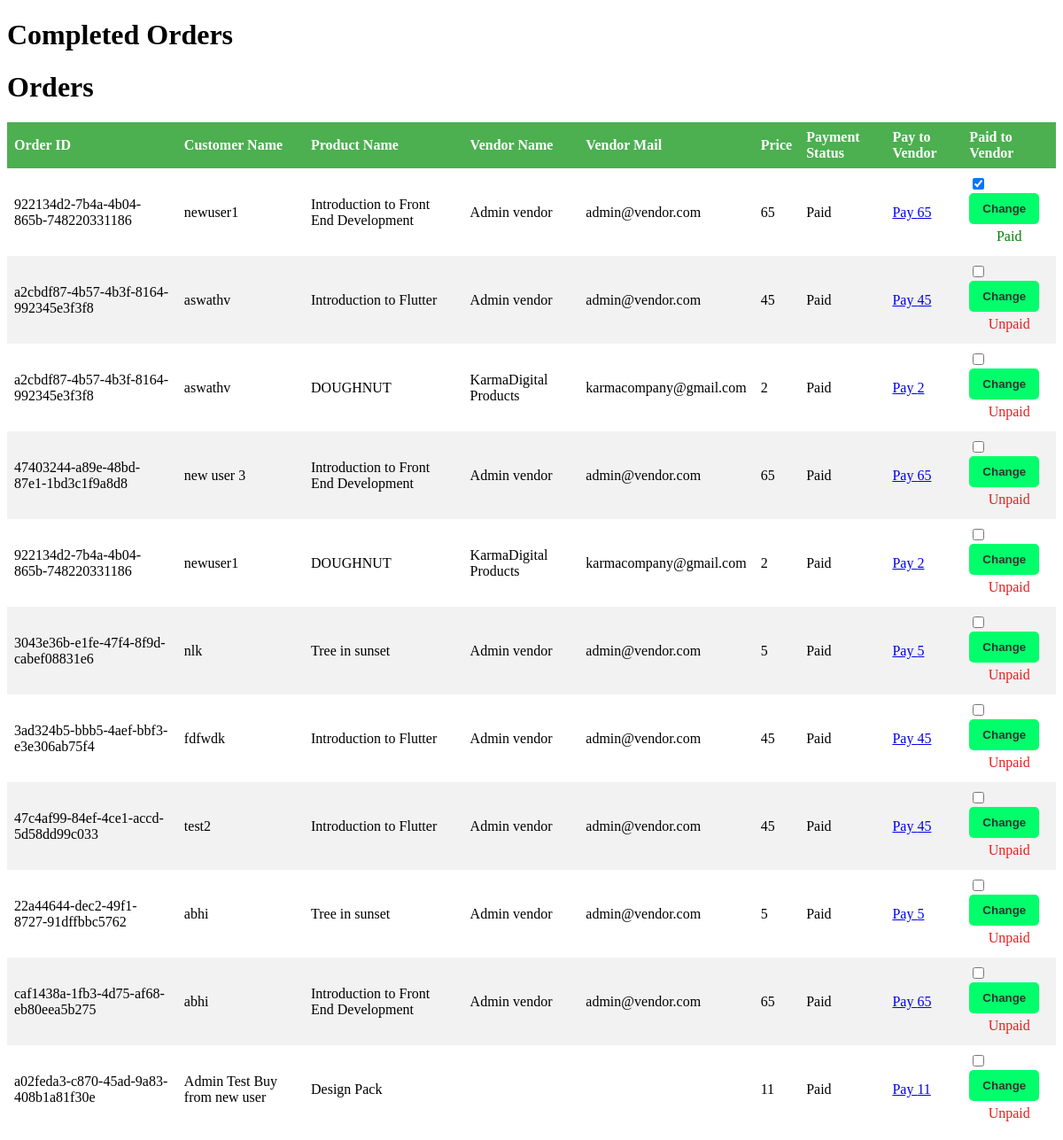
/payment-manage-admin/, run on the app's committed database.
### store/models.py (models this page shows, shortened)
class OrderItem(models.Model):
    order = models.ForeignKey(Order, related_name='items', on_delete=models.CASCADE)
    product = models.ForeignKey(Product, related_name='items', on_delete=models.CASCADE)
    price = models.IntegerField()
    quantity = models.IntegerField(default=1)
    is_admin_paid_to_vendor = models.BooleanField(default=False, null=True)

class Order(models.Model):
    full_name = models.CharField(max_length=50, null=True)
    email = models.EmailField(max_length=50)
    mobile = models.CharField(max_length=15, null=True, blank=True)
    address = models.TextField(blank=True)
    paid_amount = models.IntegerField(blank=True, null=True)
    is_paid = models.BooleanField(default=False)
    order_id = models.CharField(max_length=255)
    payment_intent = models.CharField(max_length=255, null=True)
    created_by = models.ForeignKey(User, related_name='orders', on_delete=models.SET_NULL, null=True)
    created_at = models.DateTimeField(auto_now_add=True)

class Product(models.Model):
    DRAFT = 'draft'
    WAITING_APPROVAL = 'waitingapproval'
    ACTIVE = 'active'
    DELETEED = 'deleted'
    STATUS_CHOICES = (
        (DRAFT, 'Draft'),
        (WAITING_APPROVAL, 'waitingapproval'),
        (ACTIVE, 'active'),
        (DELETEED,  'deleted')
    )
    user = models.ForeignKey(User, related_name='products', on_delete=models.CASCADE)  #vendor who added product
    category = models.ForeignKey(Category, related_name='products', on_delete=models.CASCADE)
    title = models.CharField(max_length=50)
    digital_product = models.FileField(upload_to='uploads/digital_product/')
    image = models.ImageField(upload_to='uploads/product_images/', null=True)
    video = models.FileField(upload_to='uploads/videos/', null=True)
    slug = models.SlugField(max_length=50)
    description = models.TextField(blank=True)
    price = models.IntegerField()
    discount_price = models.IntegerField(blank=True, null=True) #video_url = models.URLField()  URLField stores a string representing the URL of the video.  <iframe width="560" height="315" src="{{ product.video_url }}" frameborder="0" allowfullscreen></iframe>
    quantity = models.IntegerField(blank=True, null=True)
    sold = models.IntegerField(blank=True, null=True,default=0)
    rating = models.IntegerField(default=0)
    created_at = models.DateTimeField(auto_now_add=True)
    updated_at = models.DateTimeField(auto_now=True)
    status = models.CharField(max_length=20, choices=STATUS_CHOICES, default=ACTIVE)
    class Meta:
        ordering = ('-created_at',)

class Vendor(models.Model):
    ACTIVE = 'active'
    DELETEED = 'deleted'
    STATUS_CHOICES = (
        (ACTIVE, 'active'),
        (DELETEED,  'deleted')
    )
    user = models.ForeignKey(User, related_name='vendors', on_delete=models.CASCADE, default=True)
    no_of_product = models.IntegerField(null=True)
    income = models.IntegerField(null=True)
    joined_in = models.DateTimeField(auto_now_add=True)
    status = models.CharField(max_length=20, choices=STATUS_CHOICES, default=ACTIVE)
    vendor_name = models.CharField(null=True, max_length=255)
    vendor_email = models.EmailField(null=True,max_length=100, unique=True)
    vendor_address = models.CharField(null=True,max_length=255)
    vendor_image = models.ImageField(upload_to='uploads/vendor_images/', blank=True, null=True)
    print(user)

### userprofile/models.py (models this page shows, shortened)
class CustomUser(AbstractUser):
    username = None
    email = models.EmailField(_('email address'), unique=True)
    mobile = models.CharField(max_length=15, null=True, blank= True)
    is_vendor = models.BooleanField(default=False)
    USERNAME_FIELD = 'email'
    REQUIRED_FIELDS = ['mobile']
    objects = CustomUserManager()

### store/views.py (the view)
# urls.py: path('payment-manage-admin/', views.payment_management, name='payment_management'),
def payment_management(request):
    if request.method == 'POST':
        order_id = request.POST.get('order_id')
        order_item = OrderItem.objects.get(id=order_id)
        order_item.is_admin_paid_to_vendor = request.POST.get('is_admin_paid_to_vendor') == 'True'
        order_item.save()
        return redirect('payment_management')
    else:
        orders = OrderItem.objects.all()
        return render(request, 'payment_management.html', {'orders': orders})

### store/context_processors.py (called while the page is built)
def cart(request):  # to make cart globally available context_processord.py used
    return {'cart': Cart(request)}

### store/templates/payment_management.html (shortened to what this page needs)
  <!DOCTYPE html>
  <head>
  </head>
  <body>
    <h1>Completed Orders</h1>
    {% block content %}
      <h1>Orders</h1>
      <table>
        <thead>
          <tr>
            <th>Order ID</th>
            <th>Customer Name</th>
            <th>Product Name</th>
            <th>Vendor Name</th>
            <th>Vendor Mail</th>
            <th>Price</th>
            <th>Payment Status</th>
            <th>Pay to Vendor</th>
            <th>Paid to Vendor</th>
          </tr>
        </thead>
        <tbody>
          {% for order in orders %}
          <tr>
            <td>{{ order.order.order_id }}</td>
            <td>{{ order.order.full_name }}</td>
            <td>{{ order.product.title }}</td>
            <td>{{ order.product.user.vendors.first.vendor_name }}</td>
            <td>{{ order.product.user.vendors.first.vendor_email }}</td>
            <td>{{ order.product.discount_price }}</td>
            <td>{% if order.order.is_paid %}Paid{% else %}Unpaid{% endif %}</td>
            <td><a href="https://buy.stripe.com/test_fZeeVEe2Y7vQ3kI6op"> Pay {{order.product.discount_price}} </a></td>
            <td>
              <form method="post" class="form-check">
                  <input type="checkbox" name="is_admin_paid_to_vendor" class="form-check-input" value="True" {% if order.is_admin_paid_to_vendor %}checked{% endif %}>
                  <button type="submit" class="btn btn-primary">Change</button>
              </form>
              {% if order.is_admin_paid_to_vendor %}
                  <span class="paid">Paid</span>
              {% else %}
                  <span class="unpaid">Unpaid</span>
              {% endif %}
          </td>
        {% endfor %}
        </tbody>
      </table>
    {% endblock %}
  </body>
  </html>

### store/templates/payment_management.html (style rules this page uses)
table { border-collapse: collapse; width: 100%; }
th, td { text-align: left; padding: 8px; }
th { background-color: #4CAF50; color: white; }
tr:nth-child(even) { background-color: #f2f2f2; }
.btn { background-color: rgb(0, 255, 106); color: rgb(53, 50, 50); font-weight: bold; padding: 10px 15px; border: none; border-radius: 5px; cursor: pointer; }
.paid, .unpaid { display: block; text-align: center; }
.paid { color: green; padding: 5px 10px; border-radius: 5px; }
.unpaid { color: rgb(234, 30, 30); padding: 5px 10px; border-radius: 5px; }

### data on the page
OrderItem: order.order_id "922134d2-7b4a-4b04-865b-748220331186", order.full_name "newuser1", product "Introduction to Front End Development", product.user.vendors.first.vendor_name "Admin vendor", product.user.vendors.first.vendor_email "admin@vendor.com", product.discount_price "65", shows "Paid", is_admin_paid_to_vendor "☑"
OrderItem: order.order_id "a2cbdf87-4b57-4b3f-8164-992345e3f3f8", order.full_name "aswathv", product "Introduction to Flutter", product.user.vendors.first.vendor_name "Admin vendor", product.user.vendors.first.vendor_email "admin@vendor.com", product.discount_price "45", shows "Paid", shows "Unpaid"
OrderItem: order.order_id "a2cbdf87-4b57-4b3f-8164-992345e3f3f8", order.full_name "aswathv", product "DOUGHNUT", product.user.vendors.first.vendor_name "KarmaDigital Products", product.user.vendors.first.vendor_email "karmacompany@gmail.com", product.discount_price "2", shows "Paid", shows "Unpaid"
OrderItem: order.order_id "47403244-a89e-48bd-87e1-1bd3c1f9a8d8", order.full_name "new user 3", product "Introduction to Front End Development", product.user.vendors.first.vendor_name "Admin vendor", product.user.vendors.first.vendor_email "admin@vendor.com", product.discount_price "65", shows "Paid", shows "Unpaid"
OrderItem: order.order_id "922134d2-7b4a-4b04-865b-748220331186", order.full_name "newuser1", product "DOUGHNUT", product.user.vendors.first.vendor_name "KarmaDigital Products", product.user.vendors.first.vendor_email "karmacompany@gmail.com", product.discount_price "2", shows "Paid", shows "Unpaid"
OrderItem: order.order_id "3043e36b-e1fe-47f4-8f9d-cabef08831e6", order.full_name "nlk", product "Tree in sunset", product.user.vendors.first.vendor_name "Admin vendor", product.user.vendors.first.vendor_email "admin@vendor.com", product.discount_price "5", shows "Paid", shows "Unpaid"
OrderItem: order.order_id "3ad324b5-bbb5-4aef-bbf3-e3e306ab75f4", order.full_name "fdfwdk", product "Introduction to Flutter", product.user.vendors.first.vendor_name "Admin vendor", product.user.vendors.first.vendor_email "admin@vendor.com", product.discount_price "45", shows "Paid", shows "Unpaid"
OrderItem: order.order_id "47c4af99-84ef-4ce1-accd-5d58dd99c033", order.full_name "test2", product "Introduction to Flutter", product.user.vendors.first.vendor_name "Admin vendor", product.user.vendors.first.vendor_email "admin@vendor.com", product.discount_price "45", shows "Paid", shows "Unpaid"
OrderItem: order.order_id "22a44644-dec2-49f1-8727-91dffbbc5762", order.full_name "abhi", product "Tree in sunset", product.user.vendors.first.vendor_name "Admin vendor", product.user.vendors.first.vendor_email "admin@vendor.com", product.discount_price "5", shows "Paid", shows "Unpaid"
OrderItem: order.order_id "caf1438a-1fb3-4d75-af68-eb80eea5b275", order.full_name "abhi", product "Introduction to Front End Development", product.user.vendors.first.vendor_name "Admin vendor", product.user.vendors.first.vendor_email "admin@vendor.com", product.discount_price "65", shows "Paid", shows "Unpaid"
OrderItem: order.order_id "a02feda3-c870-45ad-9a83-408b1a81f30e", order.full_name "Admin Test Buy from new user", product "Design Pack", product.discount_price "11", shows "Paid", shows "Unpaid"
